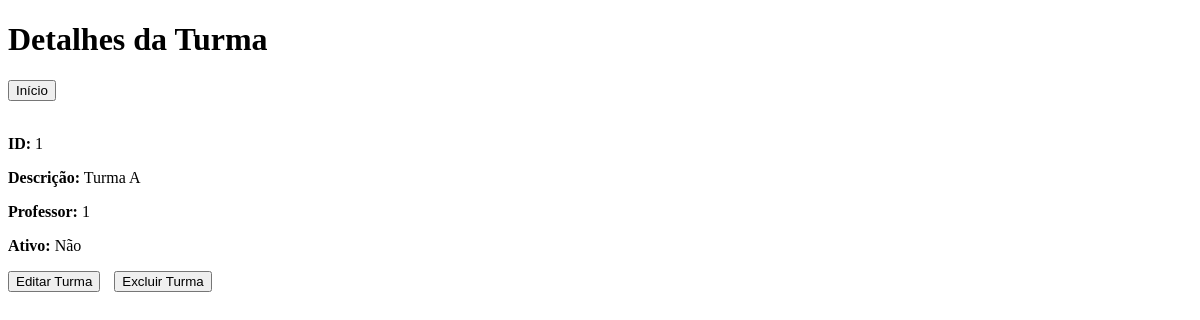
Page /turma/1 on the earlier database version.
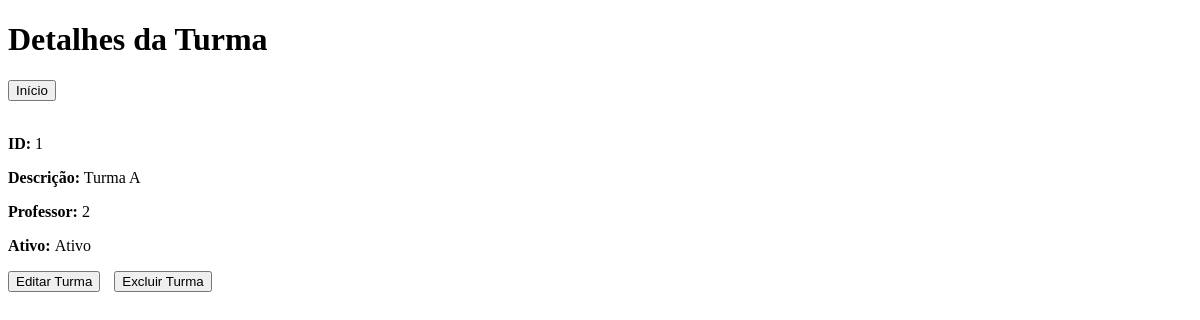
Same page on the later database version.
### turma/dbTurma.py (models this page shows, shortened)
class Turma(db.Model):
    id = db.Column(db.Integer, primary_key=True)
    descricao = db.Column(db.String(100))
    professor = db.Column(db.Integer)
    ativo = db.Column(db.String(100))
    def to_dict(self):
        return {'id': self.id, 'descricao': self.descricao, 'professor': self.professor, 'ativo': self.ativo}

### turma/controller.py (the view)
@turma_blueprint.route('/turma/<int:idTurma>', methods=['GET'])
def buscarTurma(idTurma):
    try:
        turma = getTurmaById(idTurma)
        return render_template('turma_id.html',turma=turma)
    except TurmaNaoEncontrada:
        return jsonify({'message': 'Turma não localizada na base!'}),404

### turma/model.py (called while the page is built)
def getTurmaById(idturma):
    turma = Turma.query.get(idturma)
    if not turma:
        raise TurmaNaoEncontrada
    return turma.to_dict()

### templates/turma_id.html (shortened to what this page needs)
<!DOCTYPE html>
<html lang="pt-BR">
<head>
</head>
<body>
  <h1>Detalhes da Turma</h1>
  <a href="{{url_for('turmas.getIndex')}}"><button>Início</button></a>
  <br><br>
  <p><strong>ID:</strong> {{ turma.id }}</p>
  <p><strong>Descrição:</strong> {{ turma.descricao }}</p>
  <p><strong>Professor:</strong> {{ turma.professor }}</p>
  <p><strong>Ativo:  </strong> {{ turma.ativo}}</p>
  <form id="update-form" action="{{ url_for('turmas.updateTurmasPage', idTurma=turma.id) }}" method="post" class="form-inline">
    <button type="submit">Editar Turma</button>
  </form>
  <form id="delete-form" action="{{ url_for('turmas.deleteTurma', idTurma=turma.id) }}" method="POST" class="form-inline">
    <button type="submit">Excluir Turma</button>
  </form>
</body>
</html>

Differences in the rows shown:
changed Turma "Turma A": ativo "Não" → "Ativo"
Other differences:
{{ turma.professor }}: "1" → "2"
